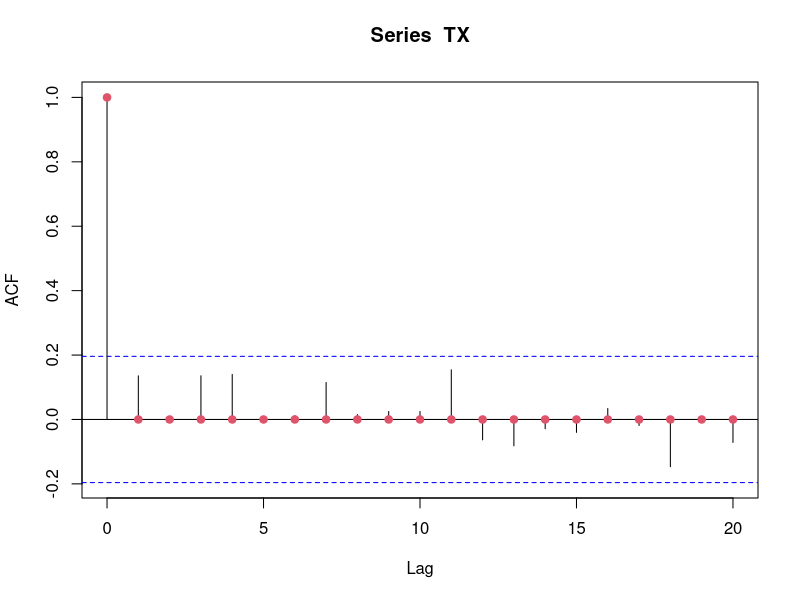
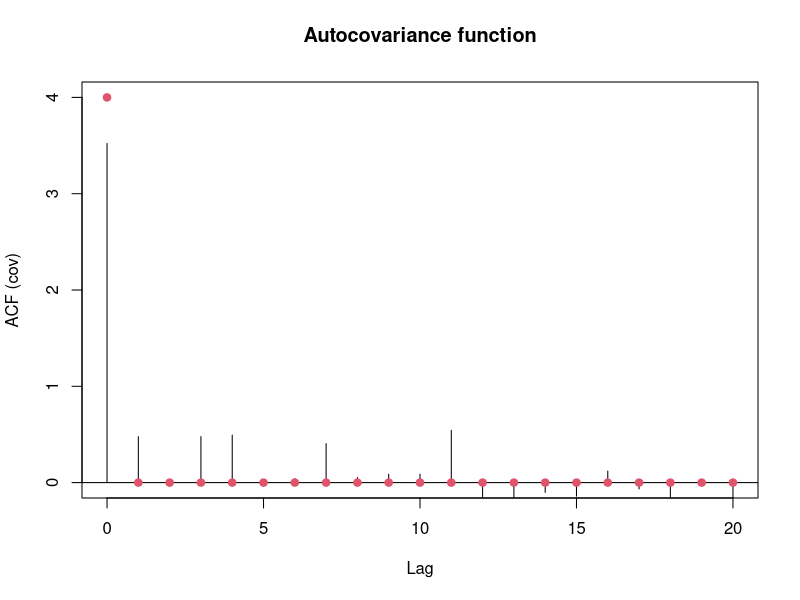
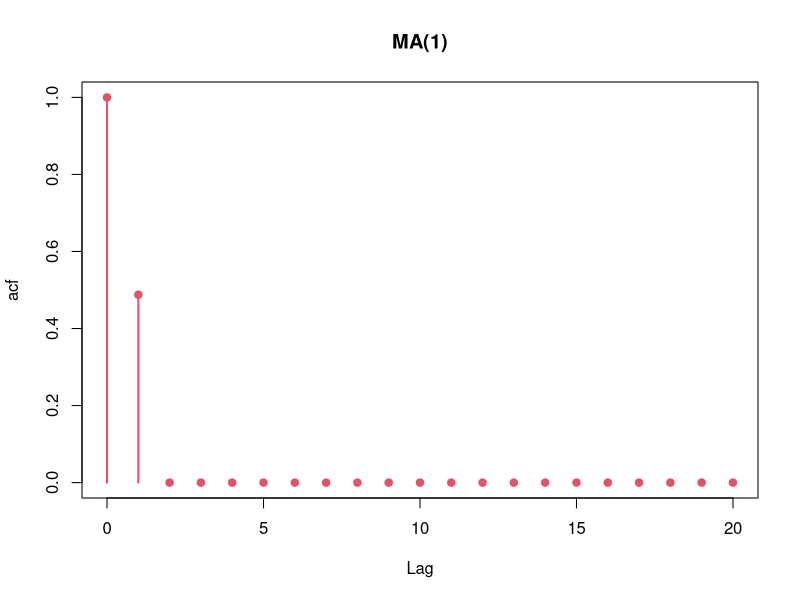
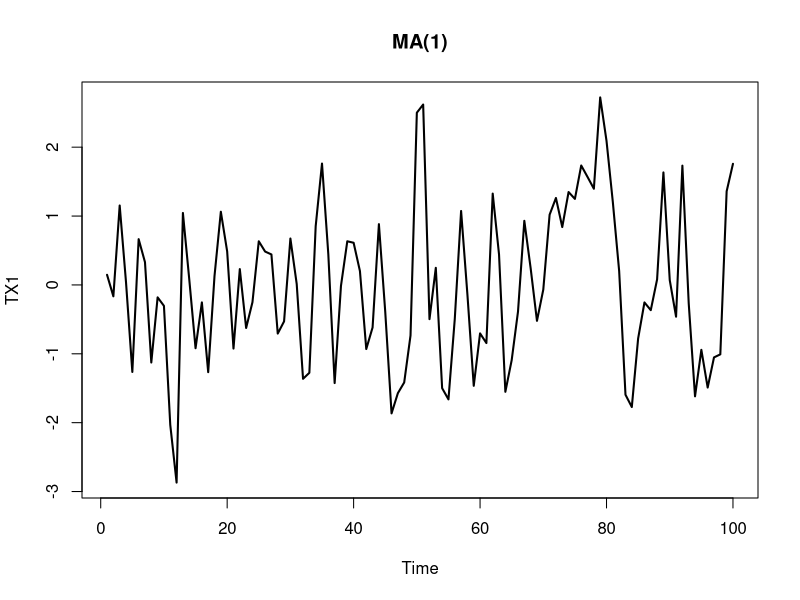
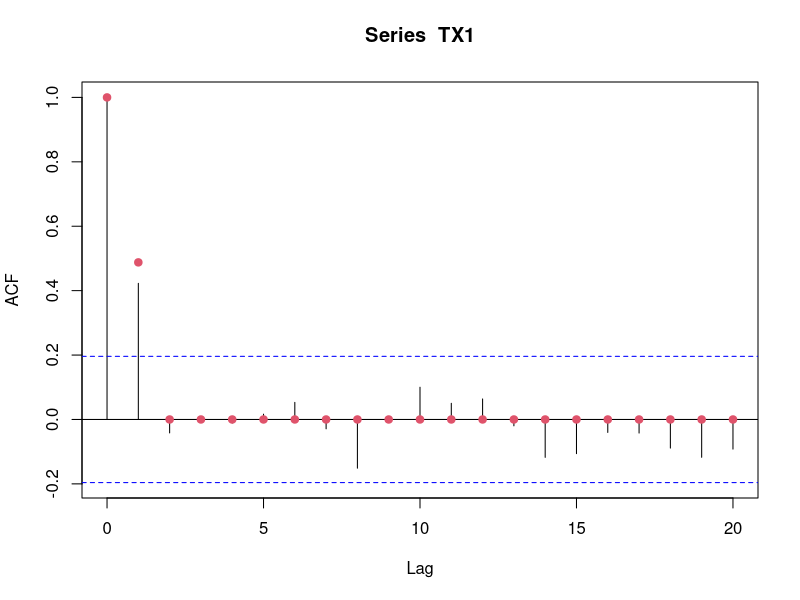
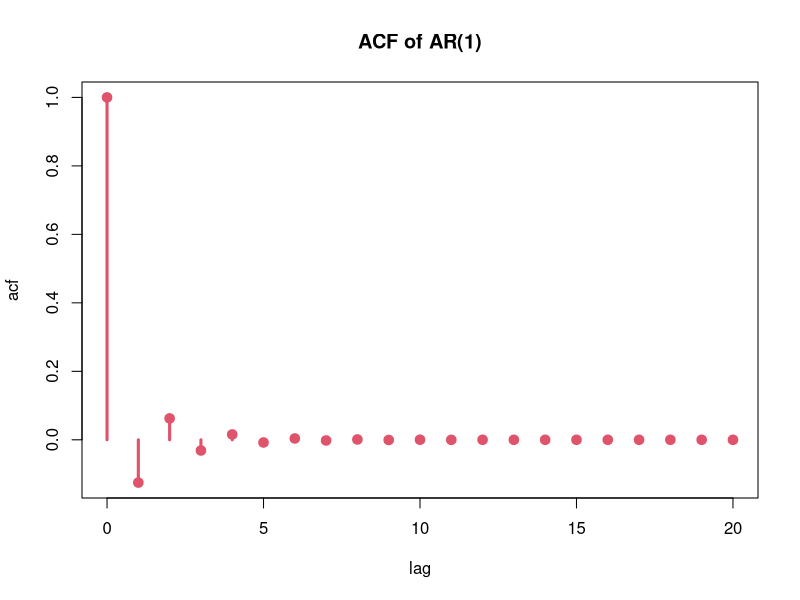
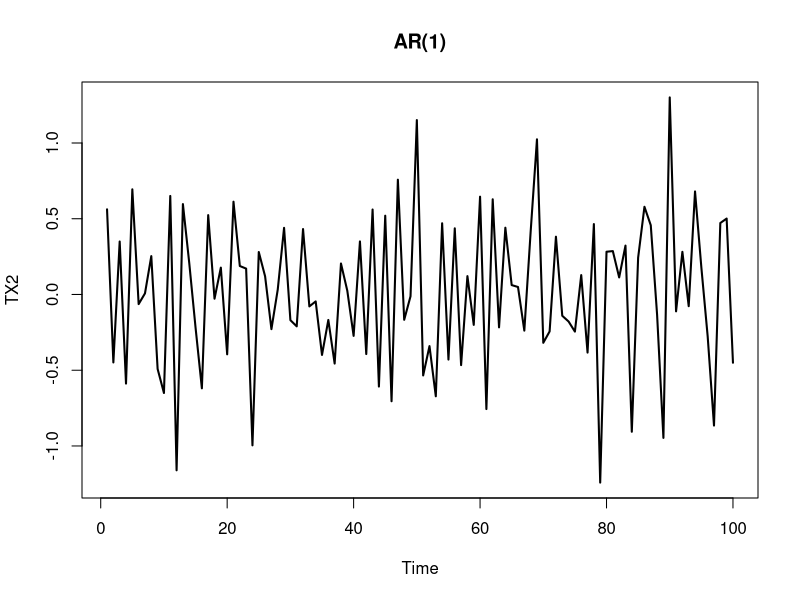
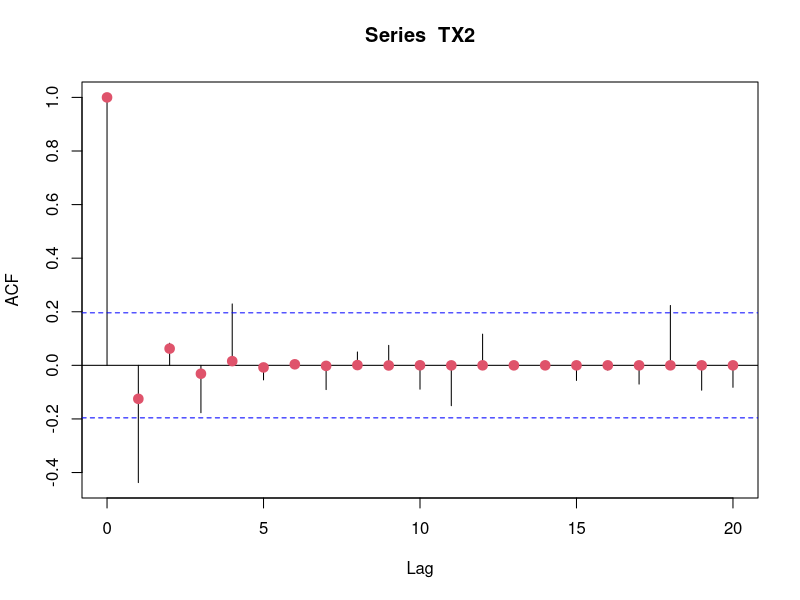

Write the R code that produced these figures, in order.
### Lecture 3 
### acf theoretical and sample acf ###
### White noise ###
TX<-ts(rnorm(100,0,2))
acf(TX)
points(0,1,col=2,pch=19)
points(1:20,rep(0,20),col=2,pch=19)
help(acf)
acf(TX,type="covariance",ylim=c(0,4),main="Autocovariance function")
points(0,4,col=2,pch=19)
points(1:20,rep(0,20),col=2,pch=19)

## MA(1)### 
### theoretical acf of MA(1) with theta=0.8 ###
gamma1<-rep(0,21)
gamma1[1]<-1
gamma1[2]<-0.8/(1+0.8*0.8)
plot(seq(0,20,1),gamma1,"h", col=2,lwd=2,xlab="Lag",ylab="acf",main="MA(1)")### sign in the theoretical acf ####
points(seq(0,20,1),gamma1,col=2,pch=19)
## simulate a MA(1)ts with theta=0.8#####
require(graphics)
TX1<-arima.sim(n=100, list(ma=c(0.8)))
plot(TX1,lwd=2, main="MA(1)")
## sample acf ###
acf(TX1)
# sign in the theoretical acf###
points(seq(0,20,1),gamma1,col=2,pch=19)


### AR(1)with phi=-0.5####
### theoretical acf ###
gamma2.ar<-rep(1,21)
for(j in 2:21){gamma2.ar[j]<-(1/2)^{j+1}*(-1)^{j+1}}
gamma2.ar[2]
plot(seq(0,20,1),gamma2.ar,"h",col=2,lwd=3,main="ACF of AR(1)",xlab="lag",ylab="acf")
points(seq(0,20,1),gamma2.ar,col=2,pch=19,lwd=3)
## simulate a ts and compare ###
###simulate####
TX2<-arima.sim(n = 100, list(ar = c( -0.5)),
          sd = sqrt(0.1796))
plot(TX2,lwd=2,main="AR(1)")
acf(TX2)
#### sign in the theoretical acf ###
points(seq(0,20,1),gamma2.ar,col=2,pch=19,lwd=3)
#################################




